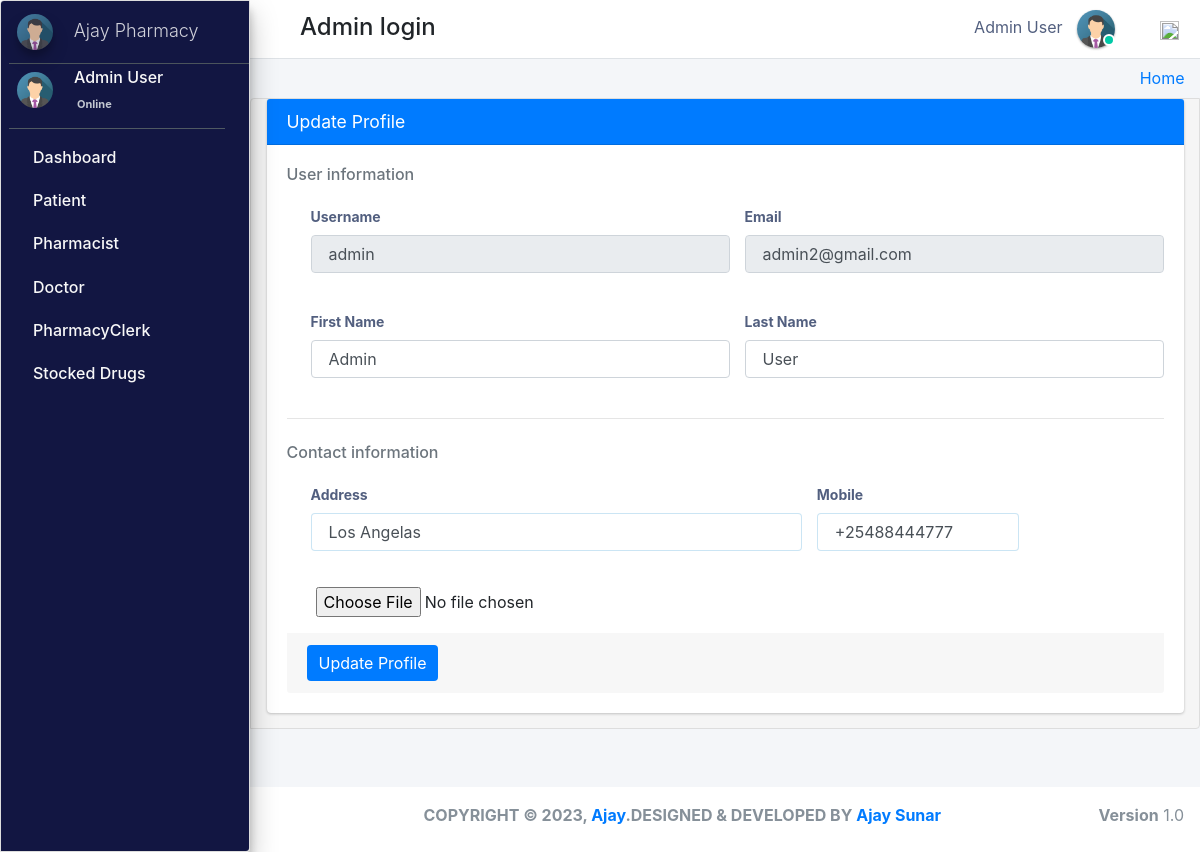
/admin_user/hod_profile/editAdmin_profile/ (signed in), run on the app's committed database.
### pharmacy/models.py (models this page shows, shortened)
class CustomUser(AbstractUser):
    user_type_data = ((1, "AdminHOD"), (2, "Pharmacist"), (3, "Doctor"), (4, "PharmacyClerk"),(5, "Patients"))
    user_type = models.CharField(default=1, choices=user_type_data, max_length=10)

class AdminHOD(models.Model):
    gender_category=(
        ('Male','Male'),
        ('Female','Female'),
    )
    admin = models.OneToOneField(CustomUser,null=True, on_delete = models.CASCADE)
    emp_no= models.CharField(max_length=100,null=True,blank=True)
    gender=models.CharField(max_length=100,null=True,choices=gender_category)
    mobile=models.CharField(max_length=10,null=True,blank=True)
    address=models.CharField(max_length=300,null=True,blank=True)
    profile_pic=models.ImageField(default="admin.png",null=True,blank=True)
    created_at = models.DateTimeField(auto_now_add=True)
    updated_at = models.DateTimeField(auto_now=True)
    date_employed=models.DateTimeField(auto_now_add=True, auto_now=False)
    objects = models.Manager()

### pharmacy/HODViews.py (the view, shortened to what this page needs)
# urls.py: path('admin_user/hod_profile/editAdmin_profile/',HODViews.editAdmin,name='edit-admin'),
def editAdmin(request):
    customuser=CustomUser.objects.get(id=request.user.id)
    staff=AdminHOD.objects.get(admin=customuser.id)
    form=HodForm()
    context={
        "form":form,
        "staff":staff,
        "user":customuser
    }
    return render(request,'hod_templates/edit-profile.html',context)

### pharmacy/forms.py
class HodForm(ModelForm):
    class Meta:
        model=AdminHOD
        fields='__all__'
        exclude=['admin','gender','mobile','address']

### pharmacy/LoginCheckMiddleWare.py (called while the page is built, shortened)
    def process_view(self, request, view_func, view_args, view_kwargs):
        modulename = view_func.__module__
        user = request.user
        if user.is_authenticated:
            if user.user_type == "1":
                if modulename == "pharmacy.HODViews":
                    pass
                elif modulename == "":
                    pass
                elif modulename == "pharmacy.views" or modulename == "django.views.static":
                    pass
                else:
                    pass
            else:
                return redirect("login")
        else:
            if request.path == reverse("login"):
                pass
            else:
                return redirect("login")

### pharmacy/templates/hod_templates/edit-profile.html (shortened to what this page needs)
{% extends 'hod_templates/base_template.html'%} {% block main_content %}
<div class="content">
    <div class="col-md-12">
        <div class="card card-primary">
            <div class="card-header">
                <h3 class="card-title">Update Profile</h3>
            </div>
            <form action="" method="post" action="{% url 'hod_profile' %}" enctype="multipart/form-data">
                <div class="card-body">
                    <h6 class="heading-small text-muted ">User information</h6>
                    <div class="pl-lg-4">
                        <div class="row">
                            <div class="col-lg-6">
                                <div class="form-group">
                                    <label class="form-control-label">Username</label>
                                    <input type="text" class="form-control" name="username" value="{{ user.username }}" disabled="disabled">
                                </div>
                            </div>
                            <div class="col-lg-6">
                                <div class="form-group">
                                    <label class="form-control-label">Email </label>
                                    <input type="text" class="form-control" name="email" value="{{ user.email }}" disabled="disabled">
                                </div>
                            </div>
                        </div>
                        <div class="row">
                            <div class="col-lg-6">
                                <div class="form-group">
                                    <label class="form-control-label">First Name </label>
                                    <input type="text" class="form-control" name="first_name" value="{{ user.first_name }}">
                                </div>
                            </div>
                            <div class="col-lg-6">
                                <div class="form-group">
                                    <label class="form-control-label">Last Name </label>
                                    <input type="text" class="form-control" name="last_name" value="{{ user.last_name }}">
                                </div>
                            </div>
                        </div>
                    </div>
                    <hr class="my-4">
                    <h6 class="heading-small text-muted mb-1">Contact information</h6>
                    <div class="pl-lg-4">
                        <div class="row">
                            <div class="col-md-7">
                                <div class="form-group focused">
                                    <label class="form-control-label" for="input-address">Address</label>
                                    <input class="form-control" placeholder="Home Address" name="address" type="text" value="{{staff.address}}">
                                </div>
                            </div>
                            <div class="col-lg-3">
                                <div class="form-group focused">
                                    <label class="form-control-label" for="input-city">Mobile</label>
                                    <input type="text" id="input-city" name="mobile" class="form-control" placeholder="City" value="{{staff.mobile}}">
                                </div>
                            </div>
                        </div>
                        <div class="row">
                            <div class="col-md-12">
                                <input type="file" name="profile_pic" accept="image/*" id="id_profile_pic">
                            </div>
                        </div>
                    </div>
                    <div class="card-footer mt-3">
                        <button type="submit" class="btn btn-primary">Update Profile</button>
                    </div>
                </div>
            </form>
        </div>
    </div>
</div>
{% endblock %}

### pharmacy/templates/hod_templates/base_template.html (shortened to what this page needs)
{% extends 'base_file.html' %} {% block htm %}
<body class="hold-transition sidebar-mini layout-fixed">
    <div class="wrapper">
        <nav class="main-header navbar navbar-expand navbar-white navbar-light">
            <ul class="navbar-nav">
                <li class="nav-item">
                    <a class="nav-link" data-widget="pushmenu" href="#" role="button"></a>
                </li>
            </ul>
            <h4 style="margin-left: 10px; margin-top: 5px;">Admin login </h4>
            <ul class="navbar-nav ml-auto">
                <li class="mx-3">
                    <a href="#" class="sm-submenu-with-image a">
                        <span>{{user.first_name}}  {{user.last_name}}</span>
                        <img src="{{request.user.adminhod.profile_pic.url}}" class="img-circle elevation-1" width="38" height="38" alt="">
                        <span class="avatar-status avatar-sm-status avatar-status-success"></span>
                    </a>
                </li>
                <li class="nav-item dropdown ml-3 low">
                    <a href="#" class="btn btn-outlined btn-black text-muted bg-transparent " data-toggle="dropdown" aria-expanded="false" data-wow-delay="0.7s"><img src="https://img.icons8.com/ios/50/000000/settings.png" width="19" height="19">
                    </a>
                </li>
            </ul>
        </nav>
        {% include 'hod_templates/sidebar.html'%}
        <div class="content-wrapper">
            <div class="content-header">
                <div class="container-fluid">
                    <div class="row ">
                        <div class="col-sm-6">
                        </div>
                        <div class="col-sm-6 ">
                            <ol class="breadcrumb float-sm-right">
                                <li class="breadcrumb-item"><a href="">Home</a></li>
                            </ol>
                        </div>
                    </div>
                </div>
            </div>
            {% block main_content %} {% endblock main_content %}
        </div>
        {% include 'hod_templates/footer.html'%}
    </div>
    {% endblock htm %}

### pharmacy/templates/hod_templates/sidebar.html (shortened to what this page needs)
<aside class="main-sidebar sidebar-dark-primary elevation-4">
    <a href="" class="brand-link ml-2">
        <img src="{{request.user.adminhod.profile_pic.url}}" alt="" width="36" height="36" class=" img-circle elevation-3" style="opacity: .8">
        <span class="brand-text font-weight-light mt-1 ml-3 mmust">Ajay  Pharmacy</span>
    </a>
    <div class="sidebar">
        <div class="user-panel mr-3">
            <div class="pull-left image sm-submenu-with-image a ml-2 ">
                <img src="{{request.user.adminhod.profile_pic.url}}" class="img-circle mt-2" width="36" height="36" alt="User Image">
            </div>
            <div class="pull-left info">
                <p>{{user.first_name}} {{user.last_name}}</p>
                <a href="#"> Online</a>
            </div>
        </div>
        <nav class="mt-2">
            <ul class="nav nav-pills nav-sidebar flex-column" data-widget="treeview" role="menu" data-accordion="false">
                <li class="nav-item">
                    <a href="{% url  'admin_dashboard' %}" class="nav-link">
                        <p>
                            Dashboard
                        </p>
                    </a>
                </li>
                <li class="nav-item">
                    <a href="#" class="nav-link">
                        <p>
                            Patient
                        </p>
                    </a>
                </li>
                <li class="nav-item">
                    <a href="#" class="nav-link">
                        <p>
                            Pharmacist
                        </p>
                    </a>
                </li>
                <li class="nav-item">
                    <a href="#" class="nav-link">
                        <p>
                            Doctor
                        </p>
                    </a>
                </li>
                <li class="nav-item">
                    <a href="#" class="nav-link">
                        <p>
                            PharmacyClerk
                        </p>
                    </a>
                </li>
                <li class="nav-item">
                    <a href="#" class="nav-link">
                        <p>
                            Stocked Drugs
                        </p>
                    </a>
                </li>
            </ul>
        </nav>
    </div>
</aside>

### static/css/main.css (style rules this page uses)
html { font-family: sans-serif; line-height: 1.15; -webkit-text-size-adjust: 100%; -webkit-tap-highlight-color: transparent; }
body { overflow-y: hidden; overflow-x: hidden; font-family: -apple-system, BlinkMacSystemFont, "Segoe UI", Roboto, "Helvetica Neue", Arial, "Noto Sans", sans-serif, "Apple Color Emoji", "Segoe UI Emoji", "Segoe UI Symbol", "Noto Color Emoji" !important; }
.content { background-color: #f5f5f5; border: 1px solid #dddddd; border-radius: 4px 0px 4px 0px; left: -1px; padding: 10px 7px 5px; }
.main-sidebar { background: #ffffff; border: 1px solid #dddddd; border-radius: 4px 0px 4px 0px; font-weight: bold; }
.content { height: 75vh; overflow-y: scroll; overflow-x: hidden; }
.content .row { margin-top: 20px !important; }
.main-sidebar { background-color: #121642 !important; color: white !important; }
.main-sidebar p { color: #f8f8f8 !important; font-weight: 500 !important }
.btn-primary { outline: none !important; border: none !important; }
.avatar-status { position: absolute; bottom: 12px; right: 75.4px; display: -ms-inline-flexbox; display: inline-flex; -ms-flex-negative: 0; flex-shrink: 0; -ms-flex-pack: center; justify-content: center; -ms-flex-align: center; align-items: center; white-space: nowrap; text-align: center; vertical-align: baseline; font-weight: 600; border: .125rem solid #fff; width: 12px; height: 12px; line-height: 1; font-size: .71094rem; border-radius: 50%; }
.avatar-status-success { color: #fff; background-color: #00c9a7; }
.pull-left { float: left; }
.pull-left { float: left!important; }
.user-panel>.info { padding: 5px 5px 5px 15px; line-height: 1; position: absolute; left: 55px; }
.user-panel>.info>p { font-weight: 600; margin-bottom: 9px; }
p { margin: 0 0 10px; }
.user-panel { padding-bottom: 20px; }
.user-panel:after { clear: both; }
.user-panel:before, .user-panel:after { content: " "; display: table; }
.user-panel>.info>a { text-decoration: none; padding-right: 5px; margin-top: 3px; font-size: 11px; overflow: hidden; white-space: nowrap; }
.mmust { overflow: hidden; white-space: nowrap; font-size: 18px; }
.mb-4, .my-4 { margin-bottom: 1rem !important; }
.container-fluid { width: 100%; padding-right: 15px; padding-left: 15px; margin-right: auto; margin-left: auto; }
.row { display: flex; flex-wrap: wrap; margin-right: -15px; margin-left: -15px; }
.mt-3, .my-3 { margin-top: .75rem !important; }
input { text-indent: 5px !important; }
input::placeholder { text-indent: 5px !important; }
.img-circle { border-radius: 50%; }
.content-wrapper .content-header { padding: 5px 0.5rem !important; }

### static/css/profile.css (style rules this page uses)
li { list-style-type: none ! }
.form-control-label { font-size: .875rem; font-weight: 600; color: #525f7f; }
.form-control { font-size: .875rem; }
.focused .form-control { border-color: rgba(50, 151, 211, .25); }
.navbar-nav span { color: #525f7f !important; margin-right: 10px !important; }
body { font-family: 'Rubik', sans-serif; height: 100% !important; }
input { text-indent: 5px !important; }
input::placeholder { text-indent: 5px !important; }

### data on the page
CustomUser: first_name "Admin", last_name "User", user.adminhod.profile_pic (picture), username "admin", email "admin2@gmail.com"
AdminHOD: address "Los Angelas", mobile "+25488444777"
